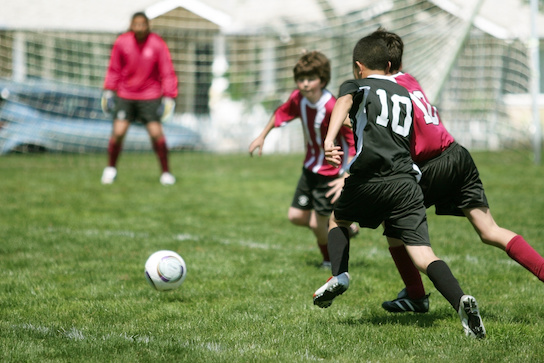
#> input picture basic image operations/players.jpg, 544 x 363 px
$ python 'scale and rotate images.py'
#> lines starting #> are read from the running program, lines starting #| are printed output that depends on the picture
import cv2
import os
import numpy as np

path = os.path.dirname(os.path.realpath(__file__)) + '/'
img = cv2.imread(path+'players.jpg')
#> img is the input picture: shape (363, 544, 3); mean B, G, R 103.7, 137.8, 129.6
# Scaling
img_half = cv2.resize(img, (0,0),fx=0.5, fy=0.5)
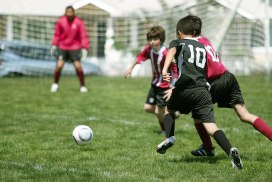
#> img_half: shape (182, 272, 3); mean B, G, R 103.7, 137.9, 129.6
img_stretch = cv2.resize(img, (600,600))
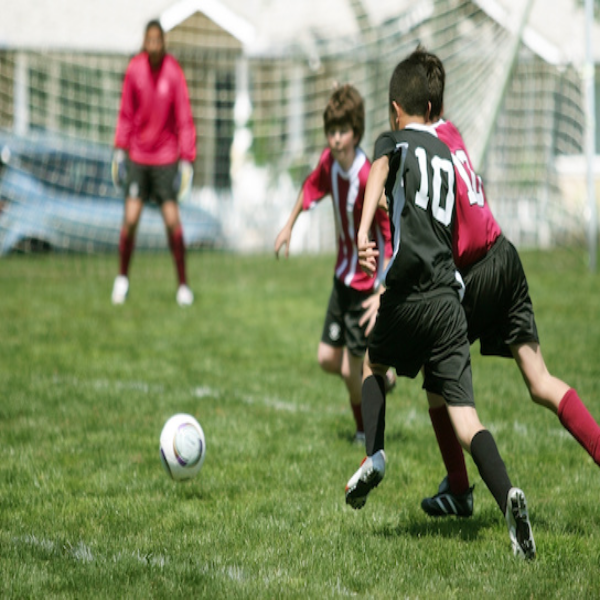
#> img_stretch: shape (600, 600, 3); mean B, G, R 103.5, 137.7, 129.5

# no interpolation was done during the scaling process
img_stretch_near = cv2.resize(img, (600,600), interpolation=cv2.INTER_NEAREST)

cv2.imshow('Half', img_half)
cv2.imshow('Stretch',img_stretch)
cv2.imshow('Stretch_near', img_stretch_near)

# Rotation
M = cv2.getRotationMatrix2D((img.shape[1]/2,img.shape[0]/2), -90, 2)
rotated = cv2.warpAffine(img, M, (img.shape[1], img.shape[0]))
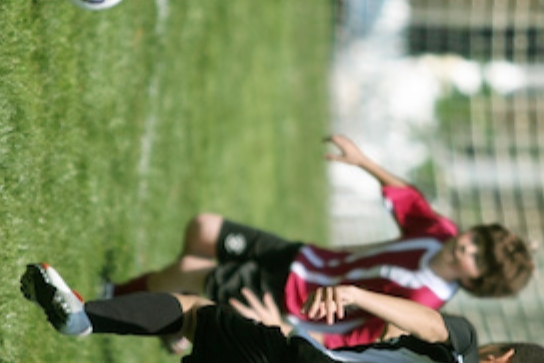
#> rotated: shape (363, 544, 3); mean B, G, R 100.7, 137.9, 128.5
cv2.imshow('Rotated', rotated)

cv2.waitKey(0)
cv2.destroyAllWindows()

$ run again, with basic image operations/butterfly.jpg copied over basic image operations/players.jpg
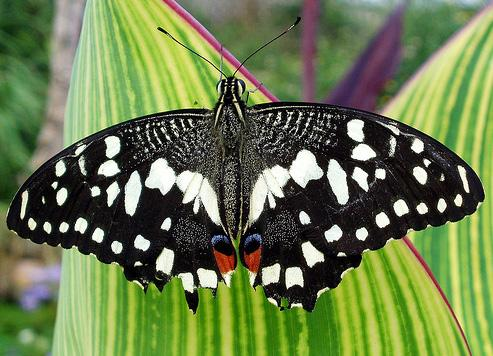
#> input picture basic image operations/butterfly.jpg, 493 x 356 px
#> img is the input picture: shape (356, 493, 3); mean B, G, R 77.2, 123.6, 107
#> `img_stretch_near = cv2.resize(img, (600,600), interpolation=cv2.INTER_..`:
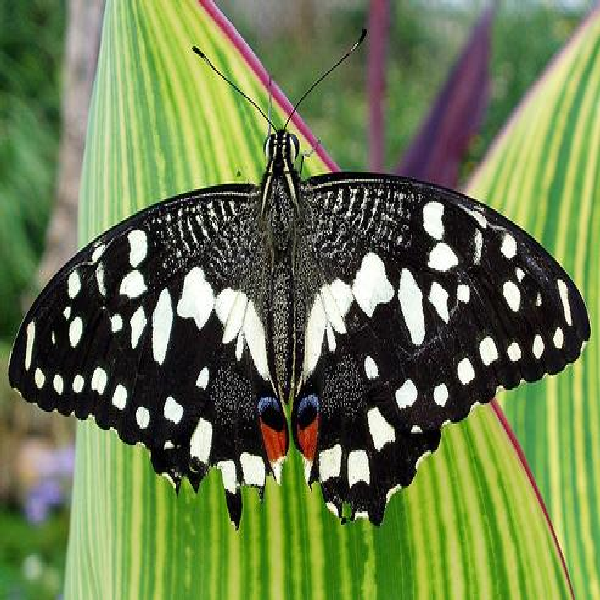
#> img_stretch_near: shape (600, 600, 3); mean B, G, R 77.1, 123.4, 106.9
#> `rotated = cv2.warpAffine(img, M, (img.shape[1], img.shape[0]))`:
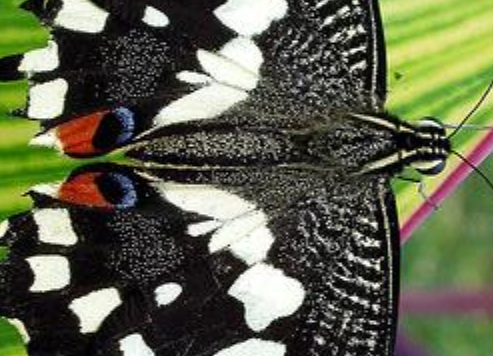
#> rotated: shape (356, 493, 3); mean B, G, R 75.6, 98.4, 94.5
